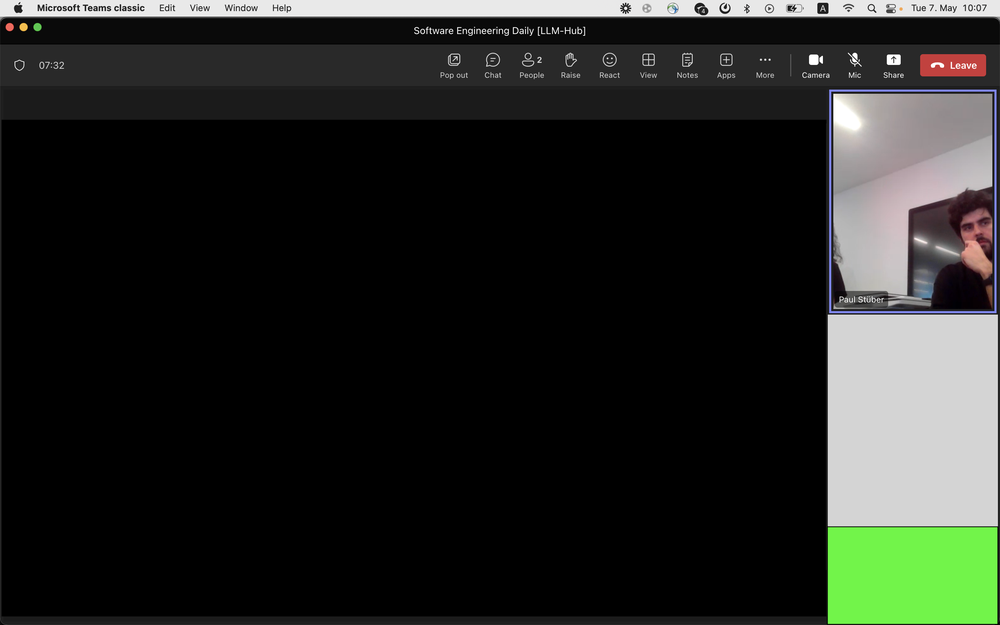
#> input picture data/teams.png, 1000 x 625 px, shrunk from 2880 x 1800 before the run, found by its file name
$ python measureSelfSize.py
#> lines starting #> are read from the running program, lines starting #| are printed output that depends on the picture; after the words box and inside, x2 and y2 are one past the last pixel; in counts of white or black regions, pixels touching at a corner belong together
import cv2
import numpy as np

image = cv2.imread('teams.png')
#> image is the input picture: shape (625, 1000, 3); mean B, G, R 33.9, 38, 35.4
height, width, _ = image.shape
#> height = 625; width = 1000
hsv = cv2.cvtColor(image, cv2.COLOR_BGR2HSV)
#> hsv: shape (625, 1000, 3); mean H, S, V 9.2, 7.9, 39.2
lower_green = np.array([40, 50, 50])
upper_green = np.array([80, 255, 255])
mask = cv2.inRange(hsv, lower_green, upper_green)
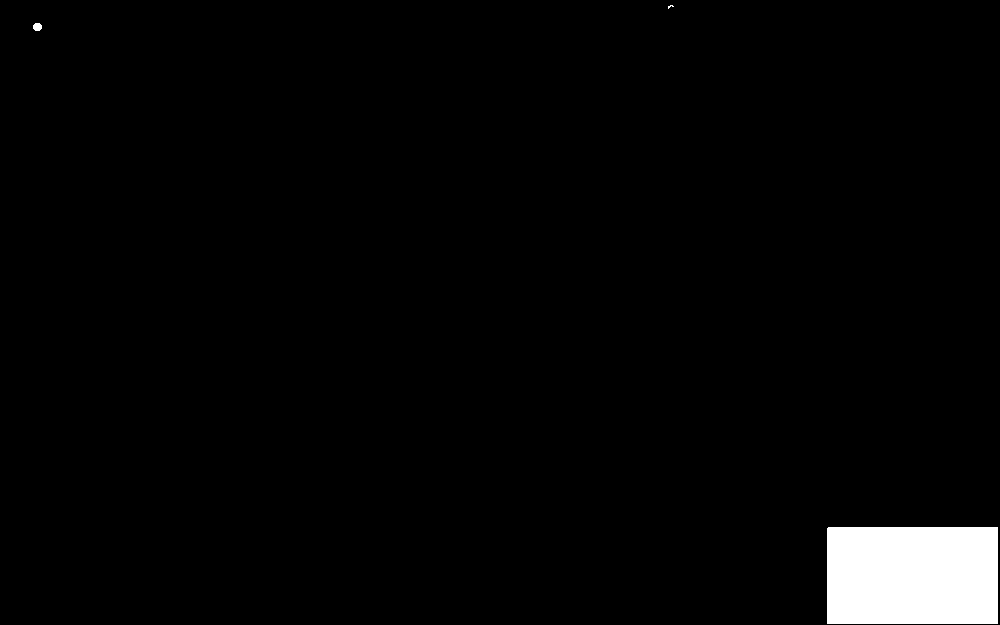
#> mask: shape (625, 1000); 2.7% white; 3 white regions (1 under 20 px)
contours, _ = cv2.findContours(mask, cv2.RETR_EXTERNAL, cv2.CHAIN_APPROX_SIMPLE)
#> contours = 3 contours, 1 with area under 20; largest, box (x1, y1, x2, y2) and area: (827, 527, 998, 624) 16320, (33, 23, 42, 31) 48

for contour in contours:
    perimeter = cv2.arcLength(contour, True)
    approx = cv2.approxPolyDP(contour, 0.04 * perimeter, True)
    if len(approx) == 4:
        x, y, w, h = cv2.boundingRect(contour)
        x_perc = x/width
        y_perc = y/height
        print(f'perc of x: {x_perc}')
        print(f'perc of y: {y_perc}')
#> this loop made 3 passes
#> (perimeter, approx, x, y, w, h, x_perc, y_perc) on pass 1: (531.4, [[827, 528], [827, 623], [997, 623], [997, 527]], 827, 527, 171, 97, 0.827, 0.843)
#> perimeter on passes 2 to 3: 25.31, 14.49
#| perc of x: 0.827
#| perc of y: 0.8432
